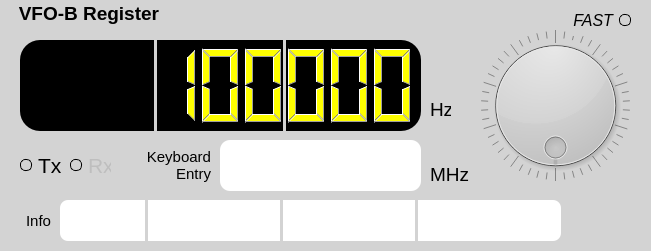
     <widget class="QGroupBox" name="VFO_B_groupBox">
      <property name="geometry">
       <rect>
        <x>20</x>
        <y>350</y>
        <width>651</width>
        <height>251</height>
       </rect>
      </property>
      <property name="font">
       <font>
        <pointsize>14</pointsize>
        <bold>true</bold>
       </font>
      </property>
      <property name="styleSheet">
       <string notr="true">QWidget{ border: 2px black; background-color: lightgray;border-radius: 20px;}</string>
      </property>
      <property name="title">
       <string>   VFO-B Register</string>
      </property>
      <widget class="QLCDNumber" name="VFO_B_lcdNumber">
       <property name="geometry">
        <rect>
         <x>20</x>
         <y>40</y>
         <width>401</width>
         <height>91</height>
        </rect>
       </property>
       <property name="styleSheet">
        <string notr="true">QWidget{ border: 2px black; background-color: black;}
QLCDNumber {color: yellow;}
</string>
       </property>
       <property name="digitCount">
        <number>9</number>
       </property>
       <property name="intValue" stdset="0">
        <number>1800000</number>
       </property>
      </widget>
      <widget class="QLineEdit" name="VFO_B_lineEdit">
       <property name="geometry">
        <rect>
         <x>220</x>
         <y>140</y>
         <width>201</width>
         <height>51</height>
        </rect>
       </property>
       <property name="font">
        <font>
         <pointsize>22</pointsize>
        </font>
       </property>
       <property name="styleSheet">
        <string notr="true">QWidget{ border: 2px black; background-color: white;border-radius: 10px;}</string>
       </property>
       <property name="maxLength">
        <number>9</number>
       </property>
       <property name="alignment">
        <set>Qt::AlignmentFlag::AlignRight|Qt::AlignmentFlag::AlignTrailing|Qt::AlignmentFlag::AlignVCenter</set>
       </property>
      </widget>
      <widget class="QDial" name="VFO_B_dial">
       <property name="geometry">
        <rect>
         <x>480</x>
         <y>30</y>
         <width>151</width>
         <height>151</height>
        </rect>
       </property>
       <property name="wrapping">
        <bool>true</bool>
       </property>
       <property name="notchesVisible">
        <bool>true</bool>
       </property>
       <property name="stored_value" stdset="0">
        <number>0</number>
       </property>
      </widget>
      <widget class="QRadioButton" name="VFO_B_Tx_radioButton">
       <property name="geometry">
        <rect>
         <x>20</x>
         <y>150</y>
         <width>41</width>
         <height>31</height>
        </rect>
       </property>
       <property name="font">
        <font>
         <pointsize>16</pointsize>
        </font>
       </property>
       <property name="styleSheet">
        <string notr="true">QRadioButton::indicator:checked:checked{ background-color: red;}
QRadioButton::indicator{ width: 10px; height: 10px; border-radius: 5px; border: 1px solid black; background-color: transparent;}</string>
       </property>
       <property name="text">
        <string>Tx</string>
       </property>
       <property name="iconSize">
        <size>
         <width>32</width>
         <height>32</height>
        </size>
       </property>
       <attribute name="buttonGroup">
        <string notr="true">Tx_buttonGroup</string>
       </attribute>
      </widget>
      <widget class="QRadioButton" name="VFO_B_Rx_radioButton">
       <property name="enabled">
        <bool>false</bool>
       </property>
       <property name="geometry">
        <rect>
         <x>70</x>
         <y>150</y>
         <width>41</width>
         <height>31</height>
        </rect>
       </property>
       <property name="font">
        <font>
         <pointsize>16</pointsize>
        </font>
       </property>
       <property name="styleSheet">
        <string notr="true">QRadioButton::indicator:checked:checked{ background-color: green;}
QRadioButton::indicator{ width: 10px; height: 10px; border-radius: 5px; border: 1px solid black; background-color: transparent;}</string>
       </property>
       <property name="text">
        <string>Rx</string>
       </property>
       <property name="iconSize">
        <size>
         <width>32</width>
         <height>32</height>
        </size>
       </property>
       <attribute name="buttonGroup">
        <string notr="true">Rx_buttonGroup</string>
       </attribute>
      </widget>
      <widget class="QLabel" name="VFO_B_label_1">
       <property name="geometry">
        <rect>
         <x>430</x>
         <y>100</y>
         <width>21</width>
         <height>18</height>
        </rect>
       </property>
       <property name="font">
        <font>
         <pointsize>14</pointsize>
        </font>
       </property>
       <property name="text">
        <string>Hz</string>
       </property>
      </widget>
      <widget class="QLabel" name="VFO_B_label_2">
       <property name="geometry">
        <rect>
         <x>430</x>
         <y>165</y>
         <width>41</width>
         <height>18</height>
        </rect>
       </property>
       <property name="font">
        <font>
         <pointsize>14</pointsize>
        </font>
       </property>
       <property name="text">
        <string>MHz</string>
       </property>
      </widget>
      <widget class="QTextBrowser" name="VFO_B_textBrowser">
       <property name="geometry">
        <rect>
         <x>60</x>
         <y>200</y>
         <width>501</width>
         <height>41</height>
        </rect>
       </property>
       <property name="font">
        <font>
         <family>Monospace</family>
         <pointsize>12</pointsize>
        </font>
       </property>
       <property name="styleSheet">
        <string notr="true">QWidget{ background-color: white;border-radius: 8px;}
QTextBrowser QScrollBar:horizontal {background-color: lightgrey;}
QTextBrowser QScrollBar::handle:horizontal {background-color: grey;margin: 0px 12px;}</string>
       </property>
       <property name="verticalScrollBarPolicy">
        <enum>Qt::ScrollBarPolicy::ScrollBarAlwaysOff</enum>
       </property>
       <property name="horizontalScrollBarPolicy">
        <enum>Qt::ScrollBarPolicy::ScrollBarAlwaysOff</enum>
       </property>
       <property name="lineWrapMode">
        <enum>QTextEdit::LineWrapMode::WidgetWidth</enum>
       </property>
       <property name="markdown">
        <string/>
       </property>
       <property name="html">
        <string>&lt;!DOCTYPE HTML PUBLIC &quot;-//W3C//DTD HTML 4.0//EN&quot; &quot;http://www.w3.org/TR/REC-html40/strict.dtd&quot;&gt;
&lt;html&gt;&lt;head&gt;&lt;meta name=&quot;qrichtext&quot; content=&quot;1&quot; /&gt;&lt;meta charset=&quot;utf-8&quot; /&gt;&lt;style type=&quot;text/css&quot;&gt;
p, li { white-space: pre-wrap; }
hr { height: 1px; border-width: 0; }
li.unchecked::marker { content: &quot;\2610&quot;; }
li.checked::marker { content: &quot;\2612&quot;; }
&lt;/style&gt;&lt;/head&gt;&lt;body style=&quot; font-family:'Monospace'; font-size:12pt; font-weight:400; font-style:normal;&quot;&gt;
&lt;p style=&quot;-qt-paragraph-type:empty; margin-top:0px; margin-bottom:0px; margin-left:0px; margin-right:0px; -qt-block-indent:0; text-indent:0px;&quot;&gt;&lt;br /&gt;&lt;/p&gt;&lt;/body&gt;&lt;/html&gt;</string>
       </property>
      </widget>
      <widget class="Line" name="VFO_B_line_2">
       <property name="geometry">
        <rect>
         <x>280</x>
         <y>200</y>
         <width>3</width>
         <height>41</height>
        </rect>
       </property>
       <property name="orientation">
        <enum>Qt::Orientation::Vertical</enum>
       </property>
      </widget>
      <widget class="Line" name="VFO_B_line_3">
       <property name="geometry">
        <rect>
         <x>415</x>
         <y>200</y>
         <width>3</width>
         <height>41</height>
        </rect>
       </property>
       <property name="orientation">
        <enum>Qt::Orientation::Vertical</enum>
       </property>
      </widget>
      <widget class="Line" name="VFO_B_line_1">
       <property name="geometry">
        <rect>
         <x>145</x>
         <y>200</y>
         <width>3</width>
         <height>41</height>
        </rect>
       </property>
       <property name="orientation">
        <enum>Qt::Orientation::Vertical</enum>
       </property>
      </widget>
      <widget class="QLabel" name="VFO_B_label_3">
       <property name="geometry">
        <rect>
         <x>140</x>
         <y>145</y>
         <width>71</width>
         <height>41</height>
        </rect>
       </property>
       <property name="font">
        <font>
         <pointsize>11</pointsize>
        </font>
       </property>
       <property name="styleSheet">
        <string notr="true">QWidget{ border-radius: 0px;}</string>
       </property>
       <property name="text">
        <string>Keyboard Entry</string>
       </property>
       <property name="alignment">
        <set>Qt::AlignmentFlag::AlignRight|Qt::AlignmentFlag::AlignTrailing|Qt::AlignmentFlag::AlignVCenter</set>
       </property>
       <property name="wordWrap">
        <bool>true</bool>
       </property>
      </widget>
      <widget class="QLabel" name="VFO_B_label_4">
       <property name="geometry">
        <rect>
         <x>10</x>
         <y>205</y>
         <width>41</width>
         <height>31</height>
        </rect>
       </property>
       <property name="font">
        <font>
         <pointsize>11</pointsize>
        </font>
       </property>
       <property name="styleSheet">
        <string notr="true">QWidget{ border-radius: 0px;}</string>
       </property>
       <property name="text">
        <string>Info</string>
       </property>
       <property name="alignment">
        <set>Qt::AlignmentFlag::AlignRight|Qt::AlignmentFlag::AlignTrailing|Qt::AlignmentFlag::AlignVCenter</set>
       </property>
       <property name="wordWrap">
        <bool>true</bool>
       </property>
      </widget>
      <widget class="Line" name="VFO_B_line_5">
       <property name="geometry">
        <rect>
         <x>154</x>
         <y>40</y>
         <width>3</width>
         <height>91</height>
        </rect>
       </property>
       <property name="orientation">
        <enum>Qt::Orientation::Vertical</enum>
       </property>
      </widget>
      <widget class="Line" name="VFO_B_line_4">
       <property name="geometry">
        <rect>
         <x>283</x>
         <y>40</y>
         <width>3</width>
         <height>91</height>
        </rect>
       </property>
       <property name="orientation">
        <enum>Qt::Orientation::Vertical</enum>
       </property>
      </widget>
      <widget class="QRadioButton" name="VFO_B_fast_radioButton">
       <property name="geometry">
        <rect>
         <x>570</x>
         <y>5</y>
         <width>61</width>
         <height>31</height>
        </rect>
       </property>
       <property name="font">
        <font>
         <pointsize>12</pointsize>
         <italic>true</italic>
        </font>
       </property>
       <property name="layoutDirection">
        <enum>Qt::LayoutDirection::RightToLeft</enum>
       </property>
       <property name="styleSheet">
        <string notr="true">QRadioButton::indicator:checked:checked {background-color: blue;}
QRadioButton::indicator {width: 10px; height: 10px; border-radius: 5px; border: 1px solid black; background-color: transparent;}</string>
       </property>
       <property name="text">
        <string>FAST</string>
       </property>
       <property name="iconSize">
        <size>
         <width>32</width>
         <height>32</height>
        </size>
       </property>
       <property name="checked">
        <bool>false</bool>
       </property>
      </widget>
     </widget>
